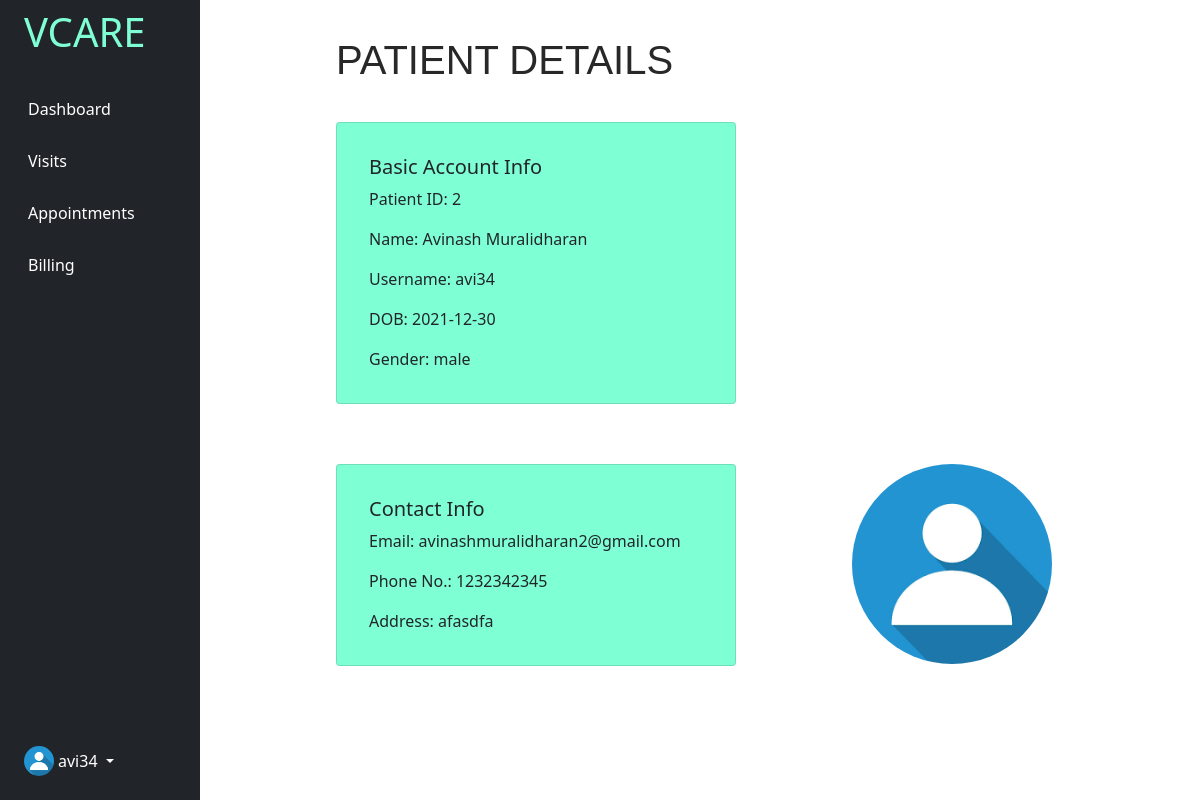
The app's page /pdashboard (signed in), older data.
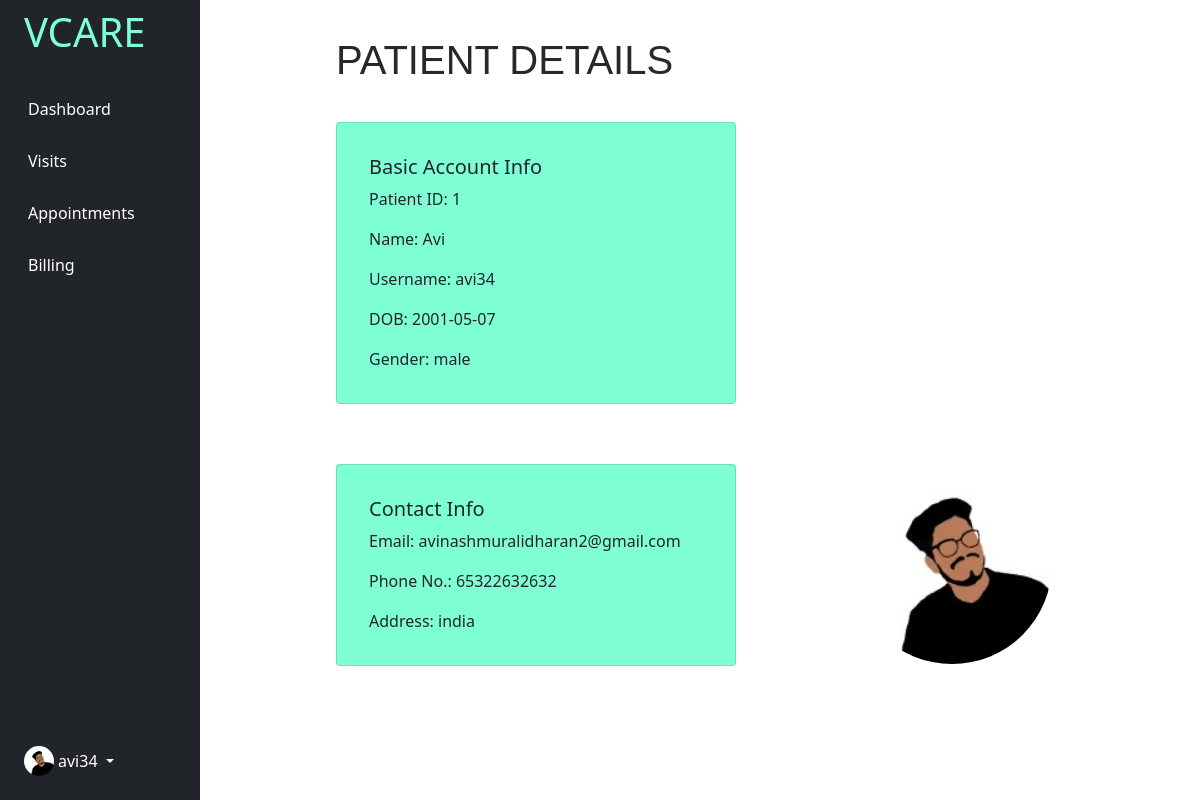
The same page, newer data.
### tables this page shows
CREATE TABLE LOGIN(
    U_NAME VARCHAR2(10) PRIMARY KEY,
    PWD VARCHAR2(10) NOT NULL,
    TYPE  VARCHAR2(10) NOT NULL,
    DPLOC VARCHAR2(50) NOT NULL);

CREATE TABLE PATIENT(
    PAT_ID INTEGER PRIMARY KEY AUTOINCREMENT,
    PAT_NAME VARCHAR2(10) NOT NULL,
    U_NAME REFERENCES LOGIN(U_NAME),
    PAT_DOB DATE NOT NULL,
    PAT_GENDER VARCHAR2(6) NOT NULL,
    PAT_ADDRESS VARCHAR2(50) NOT NULL,
    PAT_PHONE NUMBER(10) NOT NULL,
    PAT_EMAIL VARCHAR2(20) NOT NULL);

### app.py (the view)
@app.route('/pdashboard')
def profile():
    uname = session["name"]
    con = sqlite3.connect("database.db")
    cur = con.cursor()
    cur.execute("SELECT DPLOC FROM LOGIN WHERE U_NAME='{un}'".format(un=uname))
    acc = cur.fetchall()
    for i in acc:
        dp = i[0]
    cur.execute("SELECT *FROM PATIENT WHERE U_NAME='{un}'".format(un=uname))
    pdata = cur.fetchall()
    return render_template('pdashboard.html', pdata=pdata, dp=dp)

### templates/pdashboard.html (shortened to what this page needs)
{% extends "dashbase.html" %}
{% block head %}
{{ super() }}
{% endblock %}
{% block content %}
<div class="container" style="margin-top:20px;margin-left:50px;">
  <h1 style="font-family:sans-serif; color:#282828"> PATIENT DETAILS</h1>
  <div class="row">
    <div class="col">
      <div class="card" style="background-color:aquamarine;width:400px;display:inline-flex;margin-right:20px;;">
        <div class="card-body">
          <h5 class="card-title">Basic Account Info</h5>
          <p class="card-text">Patient ID: {{pdata[0][0]}}</p>
          <p class="card-text">Name: {{pdata[0][1]}}</p>
          <p class="card-text">Username: {{pdata[0][2]}}</p>
          <p class="card-text">DOB: {{pdata[0][3]}}</p>
          <p class="card-text">Gender: {{pdata[0][4]}}</p>
        </div>
      </div>
    </div>
    <div class="col">
      <div class="card" style="background-color:aquamarine;width:400px;display:inline-flex;">
        <div class="card-body">
          <h5 class="card-title">Contact Info</h5>
          <p class="card-text">Email: {{pdata[0][7]}}</p>
          <p class="card-text">Phone No.: {{pdata[0][6]}}</p>
          <p class="card-text">Address: {{pdata[0][5]}}</p>
        </div>
      </div>
    </div>
    <div class="col">
      <img class="fluid "
        style="border-radius:100%;margin-top:30px;margin-left:90px;width:200px;height:200px;display:inline-flex;"
        src="{{url_for('static',filename=dp)}}">
    </div>
  </div>
</div>
{% endblock content %}

### templates/dashbase.html (shortened to what this page needs)
<!DOCTYPE html>
<head>
    {% block head %}
    <link rel="stylesheet" href="{{ url_for('static',filename='css/bootstrap.min.css') }}">
    <link rel="stylesheet" href="{{ url_for('static',filename='css/styles.css') }}">
    <link rel="stylesheet" href="{{ url_for('static',filename='css/card.css') }}">
    <link rel="stylesheet" href="{{ url_for('static',filename='css/sidebars.css') }}">
    {% endblock %}
</head>
<body id="body">
    <div class="container-fluid">
        <div class="row flex-nowrap">
            <div class="col-auto col-md-3 col-xl-2 px-sm-2 px-0 bg-dark fixed-top">
                <div class="d-flex flex-column align-items-center align-items-sm-start px-3 pt-2 text-white min-vh-100">
                    <a href="/"
                        class="d-flex align-items-center pb-3 mb-md-0 me-md-auto text-white text-decoration-none">
                        <span class="fs-5 d-none d-sm-inline">
                            <h1 style="color:aquamarine;">VCARE</h1>
                        </span>
                    </a>
                    <ul class="nav nav-pills flex-column mb-sm-auto mb-0 align-items-center align-items-sm-start"
                        id="menu">
                        <li>
                            <a href="/pdashboard" class="nav-link px-0 align-middle">
                                 <span class="ms-1 d-none d-sm-inline"
                                    style="color:white;">Dashboard</span></a>
                        </li>
                        <li>
                            <a href="/pvisit" class="nav-link px-0 align-middle">
                                 <span class="ms-1 d-none d-sm-inline"
                                    style="color:white;">Visits</span></a>
                        </li>
                        <li>
                            <a href="/pappointment" class="nav-link px-0 align-middle">
                                 <span class="ms-1 d-none d-sm-inline"
                                    style="color:white;">Appointments</span></a>
                        </li>
                        <li>
                            <a href="/billing" class="nav-link px-0 align-middle">
                                 <span class="ms-1 d-none d-sm-inline"
                                    style="color:white;">Billing</span></a>
                        </li>
                    </ul>
                    <div class="dropdown pb-4">
                        <a href="#" class="d-flex align-items-center text-white text-decoration-none dropdown-toggle"
                            id="dropdownUser1" data-bs-toggle="dropdown" aria-expanded="false">
                            {% if dp %}
                            <img src="{{url_for('static',filename=dp)}}" width="30" height="30" class="rounded-circle">
                            {% endif %}
                            <span class="d-none d-sm-inline mx-1">{{session.name}}</span>
                        </a>
                    </div>
                </div>
            </div>
            <div class="col py-3" style="margin-left:250px;margin-right:50px;">
                {% block content %}
                {% endblock %}
            </div>
        </div>
    </div>
</body>
</html>

Row changes from the older to the newer data that the page shows:
no longer on this page (row edited): PATIENT: PAT_ID "2", PAT_NAME "Avinash Muralidharan", U_NAME "avi34", PAT_DOB "2021-12-30", PAT_GENDER "male", PAT_EMAIL "avinashmuralidharan2@gmail.com", PAT_PHONE "1232342345", PAT_ADDRESS "afasdfa"
changed LOGIN: DPLOC: picture added in place of a placeholder
now on this page (row edited): PATIENT: PAT_ID "1", PAT_NAME "Avi", U_NAME "avi34", PAT_DOB "2001-05-07", PAT_GENDER "male", PAT_EMAIL "avinashmuralidharan2@gmail.com", PAT_PHONE "65322632632", PAT_ADDRESS "india"
